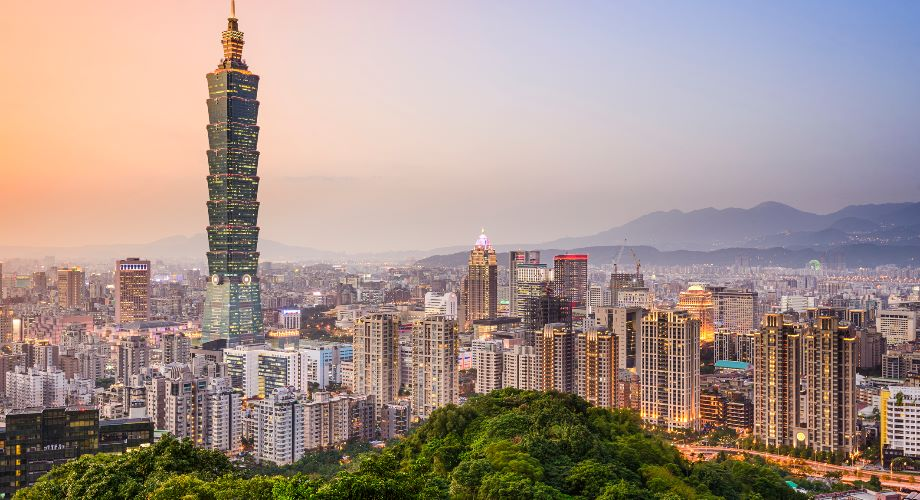
#> input picture cloud_storage/taipei.jpg, 920 x 500 px
$ python one_image.py
#> lines starting #> are read from the running program, lines starting #| are printed output that depends on the picture
import matplotlib
matplotlib.use('Agg')
import matplotlib.pyplot as plt
from skimage import io
from skimage.color import rgb2gray

original = io.imread('taipei.jpg')
#> original is the input picture: shape (500, 920, 3); mean R, G, B 165.9, 147.1, 139.8
grayscale = rgb2gray(original)
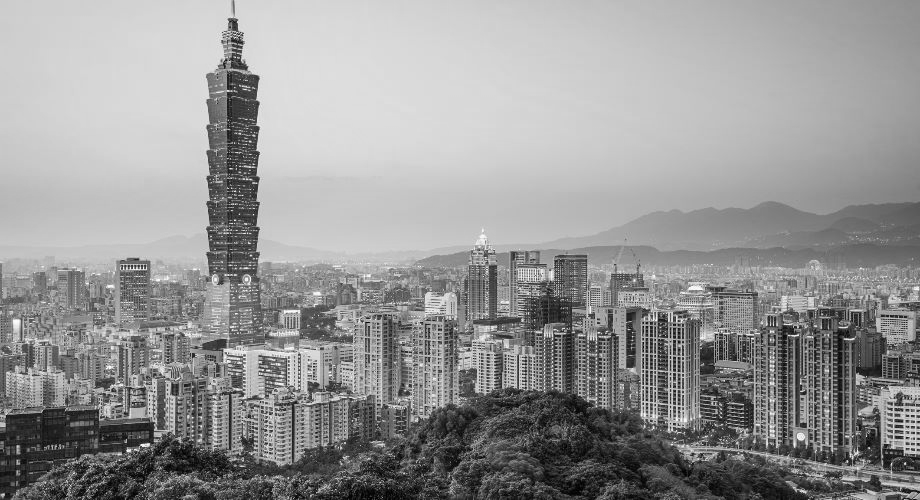
#> grayscale: shape (500, 920) float64; min 0, max 0.999, mean 0.59

fig, axes = plt.subplots(1, 2, figsize=(8, 4))
ax = axes.ravel()

ax[0].imshow(original)
ax[0].set_title('Original')
ax[1].imshow(grayscale, cmap=plt.cm.gray)
ax[1].set_title('Grayscale')

fig.tight_layout()
plt.savefig('taipei_bw.pdf')
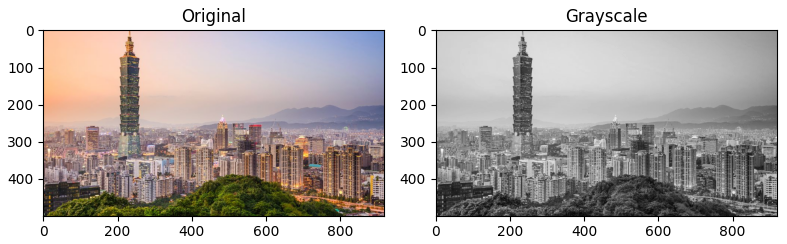
#> figure drawn by matplotlib, 2 panels
plt.cla()
plt.close()
